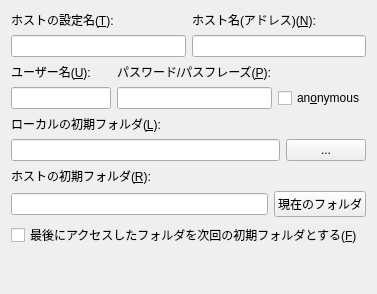
<?xml version="1.0" encoding="UTF-8"?>
<ui version="4.0">
 <class>HostSettingBasicForm</class>
 <widget class="QWidget" name="HostSettingBasicForm">
  <property name="geometry">
   <rect>
    <x>0</x>
    <y>0</y>
    <width>377</width>
    <height>294</height>
   </rect>
  </property>
  <layout class="QVBoxLayout" name="verticalLayout">
   <item>
    <layout class="QGridLayout" name="gridLayout_1">
     <item row="0" column="0">
      <widget class="QLabel" name="label_1">
       <property name="sizePolicy">
        <sizepolicy hsizetype="Minimum" vsizetype="Preferred">
         <horstretch>0</horstretch>
         <verstretch>0</verstretch>
        </sizepolicy>
       </property>
       <property name="text">
        <string>ホストの設定名(&amp;T):</string>
       </property>
       <property name="buddy">
        <cstring>lineEdit_SettingName</cstring>
       </property>
      </widget>
     </item>
     <item row="1" column="0">
      <widget class="QLineEdit" name="lineEdit_SettingName"/>
     </item>
     <item row="1" column="1">
      <widget class="QLineEdit" name="lineEdit_HostAddr"/>
     </item>
     <item row="0" column="1">
      <widget class="QLabel" name="label_2">
       <property name="sizePolicy">
        <sizepolicy hsizetype="Minimum" vsizetype="Maximum">
         <horstretch>0</horstretch>
         <verstretch>0</verstretch>
        </sizepolicy>
       </property>
       <property name="text">
        <string>ホスト名(アドレス)(&amp;N):</string>
       </property>
       <property name="buddy">
        <cstring>lineEdit_HostAddr</cstring>
       </property>
      </widget>
     </item>
    </layout>
   </item>
   <item>
    <layout class="QGridLayout" name="gridLayout_2">
     <item row="0" column="1">
      <widget class="QLabel" name="label_4">
       <property name="text">
        <string>パスワード/パスフレーズ(&amp;P):</string>
       </property>
       <property name="buddy">
        <cstring>lineEdit_Password</cstring>
       </property>
      </widget>
     </item>
     <item row="1" column="1">
      <widget class="QLineEdit" name="lineEdit_Password">
       <property name="echoMode">
        <enum>QLineEdit::Password</enum>
       </property>
      </widget>
     </item>
     <item row="0" column="0">
      <widget class="QLabel" name="label_3">
       <property name="sizePolicy">
        <sizepolicy hsizetype="Minimum" vsizetype="Maximum">
         <horstretch>0</horstretch>
         <verstretch>0</verstretch>
        </sizepolicy>
       </property>
       <property name="text">
        <string>ユーザー名(&amp;U):</string>
       </property>
       <property name="buddy">
        <cstring>lineEdit_Username</cstring>
       </property>
      </widget>
     </item>
     <item row="1" column="0">
      <widget class="QLineEdit" name="lineEdit_Username"/>
     </item>
     <item row="1" column="2">
      <widget class="QCheckBox" name="checkBox_Anonymous">
       <property name="sizePolicy">
        <sizepolicy hsizetype="Minimum" vsizetype="Maximum">
         <horstretch>0</horstretch>
         <verstretch>0</verstretch>
        </sizepolicy>
       </property>
       <property name="text">
        <string>an&amp;onymous</string>
       </property>
      </widget>
     </item>
    </layout>
   </item>
   <item>
    <layout class="QGridLayout" name="gridLayout_3">
     <item row="1" column="0">
      <widget class="QLineEdit" name="lineEdit_LocalDir"/>
     </item>
     <item row="1" column="1">
      <widget class="QPushButton" name="pushButton_SelectLocalDir">
       <property name="text">
        <string>...</string>
       </property>
      </widget>
     </item>
     <item row="0" column="0">
      <widget class="QLabel" name="label_5">
       <property name="sizePolicy">
        <sizepolicy hsizetype="Minimum" vsizetype="Maximum">
         <horstretch>0</horstretch>
         <verstretch>0</verstretch>
        </sizepolicy>
       </property>
       <property name="text">
        <string>ローカルの初期フォルダ(&amp;L):</string>
       </property>
       <property name="buddy">
        <cstring>lineEdit_LocalDir</cstring>
       </property>
      </widget>
     </item>
    </layout>
   </item>
   <item>
    <layout class="QGridLayout" name="gridLayout_4">
     <item row="1" column="0">
      <widget class="QLineEdit" name="lineEdit_RemoteDir"/>
     </item>
     <item row="0" column="0">
      <widget class="QLabel" name="label_6">
       <property name="sizePolicy">
        <sizepolicy hsizetype="Minimum" vsizetype="Maximum">
         <horstretch>0</horstretch>
         <verstretch>0</verstretch>
        </sizepolicy>
       </property>
       <property name="text">
        <string>ホストの初期フォルダ(&amp;R):</string>
       </property>
       <property name="buddy">
        <cstring>lineEdit_RemoteDir</cstring>
       </property>
      </widget>
     </item>
     <item row="1" column="1">
      <widget class="QPushButton" name="pushButton_NowDir">
       <property name="text">
        <string>現在のフォルダ</string>
       </property>
      </widget>
     </item>
    </layout>
   </item>
   <item>
    <widget class="QCheckBox" name="checkBox_LastDir">
     <property name="text">
      <string>最後にアクセスしたフォルダを次回の初期フォルダとする(&amp;F)</string>
     </property>
    </widget>
   </item>
   <item>
    <spacer name="verticalSpacer">
     <property name="orientation">
      <enum>Qt::Vertical</enum>
     </property>
     <property name="sizeHint" stdset="0">
      <size>
       <width>20</width>
       <height>40</height>
      </size>
     </property>
    </spacer>
   </item>
  </layout>
 </widget>
 <tabstops>
  <tabstop>lineEdit_SettingName</tabstop>
  <tabstop>lineEdit_HostAddr</tabstop>
  <tabstop>lineEdit_Username</tabstop>
  <tabstop>lineEdit_Password</tabstop>
  <tabstop>checkBox_Anonymous</tabstop>
  <tabstop>lineEdit_LocalDir</tabstop>
  <tabstop>pushButton_SelectLocalDir</tabstop>
  <tabstop>lineEdit_RemoteDir</tabstop>
  <tabstop>pushButton_NowDir</tabstop>
  <tabstop>checkBox_LastDir</tabstop>
 </tabstops>
 <resources/>
 <connections>
  <connection>
   <sender>pushButton_SelectLocalDir</sender>
   <signal>clicked()</signal>
   <receiver>HostSettingBasicForm</receiver>
   <slot>onClick_pushButton_SelectLocalDir()</slot>
   <hints>
    <hint type="sourcelabel">
     <x>329</x>
     <y>145</y>
    </hint>
    <hint type="destinationlabel">
     <x>188</x>
     <y>146</y>
    </hint>
   </hints>
  </connection>
  <connection>
   <sender>pushButton_NowDir</sender>
   <signal>clicked()</signal>
   <receiver>HostSettingBasicForm</receiver>
   <slot>onClick_pushButton_NowDir()</slot>
   <hints>
    <hint type="sourcelabel">
     <x>327</x>
     <y>199</y>
    </hint>
    <hint type="destinationlabel">
     <x>188</x>
     <y>146</y>
    </hint>
   </hints>
  </connection>
 </connections>
 <slots>
  <slot>onClick_pushButton_SelectLocalDir()</slot>
  <slot>onClick_pushButton_NowDir()</slot>
 </slots>
</ui>
